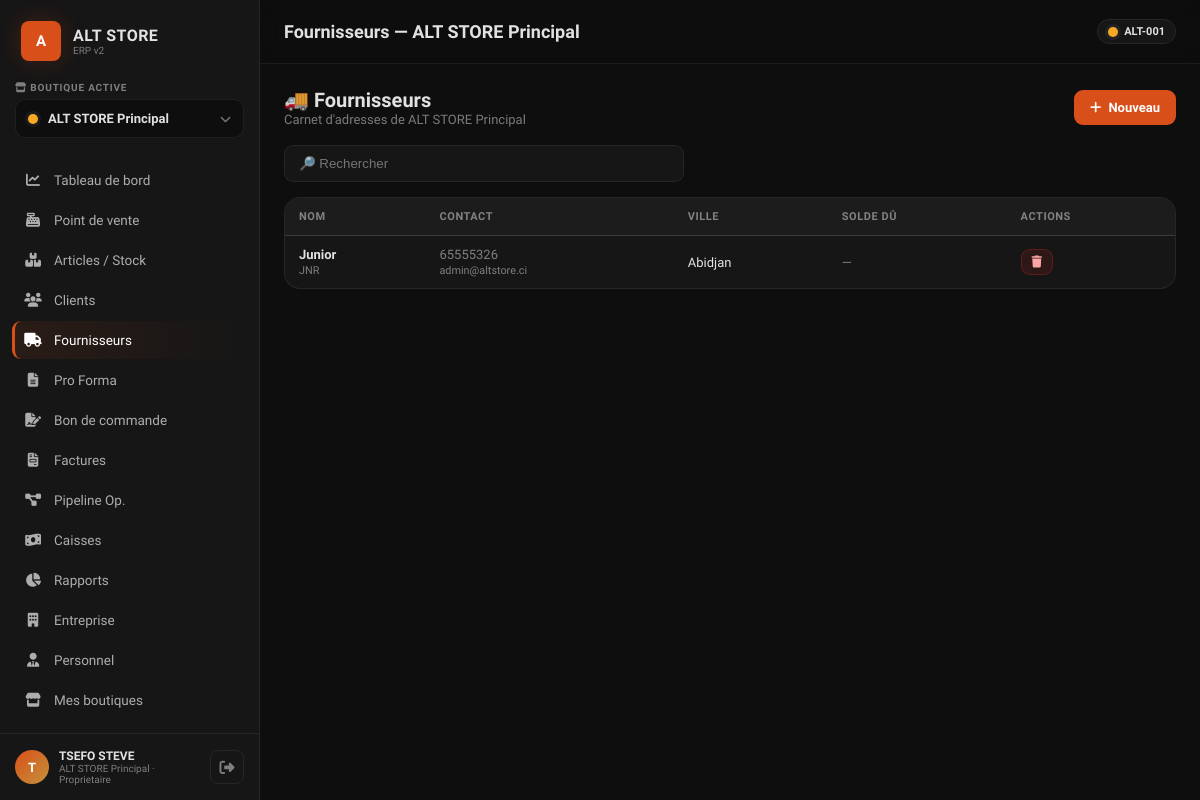
The page /fournisseurs.php (signed in) on the database its author committed.
### tables this page shows
CREATE TABLE IF NOT EXISTS `boutiques` (
  `id` int(11) NOT NULL AUTO_INCREMENT,
  `proprietaire_id` int(11) NOT NULL COMMENT 'utilisateur propriétaire',
  `nom` varchar(150) NOT NULL,
  `slug` varchar(160) NOT NULL,
  `code` varchar(30) NOT NULL COMMENT 'code court ex. ALT-001',
  `description` text,
  `logo` varchar(255) DEFAULT NULL,
  `couleur` varchar(20) NOT NULL DEFAULT '#F9A825',
  `adresse` text,
  `ville` varchar(100) DEFAULT NULL,
  `pays` varchar(100) NOT NULL DEFAULT 'Côte d''Ivoire',
  `telephone` varchar(30) DEFAULT NULL,
  `email` varchar(150) DEFAULT NULL,
  `devise` varchar(10) NOT NULL DEFAULT 'XOF',
  `tva_defaut` decimal(5,2) NOT NULL DEFAULT '18.00',
  `rccm` varchar(100) DEFAULT NULL,
  `statut` enum('active','inactive') NOT NULL DEFAULT 'active',
  `created_at` datetime DEFAULT CURRENT_TIMESTAMP,
  PRIMARY KEY (`id`),
  UNIQUE KEY `uq_code` (`code`),
  UNIQUE KEY `uq_proprio_slug` (`proprietaire_id`,`slug`),
  KEY `idx_proprietaire` (`proprietaire_id`)
);

CREATE TABLE IF NOT EXISTS `fournisseurs` (
  `id` int(11) NOT NULL AUTO_INCREMENT,
  `boutique_id` int(11) NOT NULL,
  `nom` varchar(200) NOT NULL,
  `entreprise` varchar(200) DEFAULT NULL,
  `email` varchar(200) DEFAULT NULL,
  `telephone` varchar(50) DEFAULT NULL,
  `adresse` text,
  `ville` varchar(100) DEFAULT NULL,
  `pays` varchar(100) NOT NULL DEFAULT 'Côte d''Ivoire',
  `statut` enum('actif','inactif') NOT NULL DEFAULT 'actif',
  `solde_du` decimal(15,2) NOT NULL DEFAULT '0.00',
  `created_at` datetime DEFAULT CURRENT_TIMESTAMP,
  PRIMARY KEY (`id`),
  KEY `idx_boutique` (`boutique_id`)
);

### config/helpers.php (called while the page is built, shortened)
<?php
function clean(?string $v): string { return trim((string)($v ?? '')); }
function e(?string $v): string { return htmlspecialchars((string)($v ?? ''), ENT_QUOTES, 'UTF-8'); }
function fetch_all(string $sql, array $params = []): array {
    try {
        $st = db()->prepare($sql);
        $st->execute($params);
        return $st->fetchAll();
    } catch (Throwable $e) {
        error_log('[SQL] ' . $e->getMessage() . ' | ' . $sql);
        return [];
    }
}
function layout_header(string $title = '', string $active = ''): void {
    require ROOT_PATH . '/views/layouts/header.php';
}
function layout_footer(): void {
    require ROOT_PATH . '/views/layouts/footer.php';
}

### config/db.php (called while the page is built, shortened)
<?php
function db(): PDO
{
    static $pdo = null;
    if ($pdo instanceof PDO) return $pdo;
    $dsn = sprintf(
        'mysql:host=%s;port=%s;dbname=%s;charset=utf8mb4',
        DB_HOST, DB_PORT, DB_NAME
    );
    try {
        $pdo = new PDO($dsn, DB_USER, DB_PASS, [
            PDO::ATTR_ERRMODE            => PDO::ERRMODE_EXCEPTION,
            PDO::ATTR_DEFAULT_FETCH_MODE => PDO::FETCH_ASSOC,
            PDO::ATTR_EMULATE_PREPARES   => false,
            PDO::MYSQL_ATTR_INIT_COMMAND => "SET NAMES utf8mb4 COLLATE utf8mb4_unicode_ci",
        ]);
    } catch (PDOException $e) {
        if (IS_PROD) {
            error_log('[DB] Connexion échouée : ' . $e->getMessage());
            http_response_code(500);
            die('Service temporairement indisponible.');
        }
        die('Connexion base de données impossible : ' . htmlspecialchars($e->getMessage()));
    }
    return $pdo;
}

### config/auth.php (called while the page is built, shortened)
<?php
require_once __DIR__ . '/db.php';
function current_role(): ?string
{
    if (($_SESSION['user_role'] ?? null) === 'proprietaire') return 'proprietaire';
    return $_SESSION['role_boutique'] ?? null;
}
function active_boutique_id(): int { return (int)($_SESSION['boutique_active'] ?? 0); }
function active_boutique(): ?array
{
    static $cache = null;
    if ($cache !== null) return $cache;
    $stmt = db()->prepare("SELECT * FROM boutiques WHERE id = ?");
    $stmt->execute([active_boutique_id()]);
    return $cache = $stmt->fetch() ?: null;
}

### config/permissions.php (called while the page is built, shortened)
<?php
function can(string $permission): bool
{
    $role = current_role();
    if ($role === 'proprietaire') return true;
    return in_array($permission, role_permissions($role), true);
}

### fournisseurs.php (the view, shortened to what this page needs)
<?php
$bid = active_boutique_id();
$bout = active_boutique();
$search = clean($_GET['q'] ?? '');
$sql = "SELECT f.* FROM fournisseurs f WHERE f.boutique_id=?"; $params=[$bid];
$sql .= " ORDER BY f.nom";
$liste = fetch_all($sql, $params);
?>
<?php layout_header('Fournisseurs — ' . ($bout['nom'] ?? ''), 'fournisseurs'); ?>
<div style="display:flex;justify-content:space-between;align-items:center;margin-bottom:1.2rem;flex-wrap:wrap;gap:1rem">
  <div><h2 style="font-size:20px">🚚 Fournisseurs</h2><p style="color:var(--muted);font-size:13px">Carnet d'adresses de <?= e($bout['nom'] ?? '') ?></p></div>
  <?php if (can('fournisseurs.create')): ?><button class="btn btn-primary" onclick="document.getElementById('m').style.display='flex'"><i class="fas fa-plus"></i> Nouveau</button><?php endif; ?>
</div>
<form method="get" style="margin-bottom:1rem"><input name="q" value="<?= e($search) ?>" placeholder="🔎 Rechercher" style="width:100%;max-width:400px;padding:10px 14px;background:var(--surf);border:1px solid var(--bd);border-radius:9px;color:var(--text)"></form>
<div class="table-wrap"><table>
  <thead><tr><th>Nom</th><th>Contact</th><th>Ville</th><th>Solde dû</th><th>Actions</th></tr></thead>
  <tbody>
  <?php if (empty($liste)): ?><tr><td colspan="5" style="text-align:center;padding:2rem;color:var(--muted)">Aucun fournisseur.</td></tr>
  <?php else: foreach ($liste as $f): ?>
    <tr><td><b><?= e($f['nom']) ?></b><?= $f['entreprise']?'<br><small style="color:var(--muted)">'.e($f['entreprise']).'</small>':'' ?></td>
      <td style="color:var(--muted)"><?= e($f['telephone'] ?: '—') ?><br><small><?= e($f['email'] ?: '') ?></small></td>
      <td><?= e($f['ville'] ?: '—') ?></td>
      <td><?= (float)$f['solde_du']>0?'<span style="color:var(--red)">'.money($f['solde_du']).'</span>':'<span style="color:var(--muted)">—</span>' ?></td>
      <td><?php if (can('fournisseurs.delete')): ?><form method="post" style="display:inline" onsubmit="return confirmDelete('Supprimer ?')"><button class="btn btn-danger btn-sm"><i class="fas fa-trash"></i></button></form><?php endif; ?></td>
    </tr>
  <?php endforeach; endif; ?>
  </tbody>
</table></div>

### views/layouts/header.php (shortened to what this page needs)
<?php
$active    = $GLOBALS['_page_active'] ?? '';
$title     = $GLOBALS['_page_title'] ?? 'Tableau de bord';
$bout      = active_boutique();
$role      = current_role();
$userName  = $_SESSION['user_name'] ?? 'Utilisateur';
$menu = [
    ['dashboard',    'Tableau de bord',  'fa-chart-line',     'dashboard.view'],
    ['ventes',       'Point de vente',   'fa-cash-register',  'ventes.view'],
    ['articles',     'Articles / Stock', 'fa-boxes-stacked',  'articles.view'],
    ['clients',      'Clients',          'fa-users',          'clients.view'],
    ['fournisseurs', 'Fournisseurs',    'fa-truck',          'fournisseurs.view'],
    ['proforma',     'Pro Forma',        'fa-file-lines',     'proforma.view'],
    ['bon_commande', 'Bon de commande',  'fa-file-signature', 'bon_commande.view'],
    ['factures',     'Factures',         'fa-file-invoice',   'factures.view'],
    ['pipeline',     'Pipeline Op.',     'fa-diagram-project','pipeline.view'],
    ['caisses',      'Caisses',          'fa-money-bill-wave','caisse.view'],
    ['rapports',     'Rapports',         'fa-chart-pie',      'rapports.view'],
    ['entreprise',   'Entreprise',       'fa-building',       'entreprise.view'],
    ['personnel',    'Personnel',        'fa-user-tie',       'personnel.view'],
    ['boutiques',    'Mes boutiques',    'fa-store',          'boutiques.view'],
];
?>
<!DOCTYPE html>
<html lang="fr">
<head>
<link rel="stylesheet" href="https://cdnjs.cloudflare.com/ajax/libs/font-awesome/6.4.0/css/all.min.css">
<link rel="stylesheet" href="<?= APP_URL ?>/assets/app.css">
</head>
<body>
<div class="app">
  <aside class="sidebar" id="sidebar">
    <div class="sidebar-brand">
      <div class="mark">A</div>
      <div class="brand-txt"><b>ALT STORE</b><small>ERP v2</small></div>
    </div>
    <div class="boutique-select">
      <label><i class="fas fa-store"></i> Boutique active</label>
      <div class="bs-current" id="bsCurrent" onclick="toggleBoutiqueDropdown()">
        <span class="bs-dot" style="background:<?= e($bout['couleur'] ?? '#F9A825') ?>"></span>
        <span class="bs-name"><?= e($bout['nom'] ?? '— Aucune —') ?></span>
        <i class="fas fa-chevron-down bs-caret"></i>
      </div>
    </div>
    <nav class="nav">
      <?php foreach ($menu as [$key, $label, $icon, $perm]):
          if (!can($perm)) continue; ?>
        <a href="<?= APP_URL ?>/<?= $key ?>.php" class="nav-item <?= $active===$key?'is-active':'' ?>">
          <i class="fas <?= $icon ?>"></i><span><?= $label ?></span>
        </a>
      <?php endforeach; ?>
    </nav>
    <div class="sidebar-foot">
      <div class="user-chip">
        <div class="avatar"><?= strtoupper(substr($userName,0,1)) ?></div>
        <div class="user-meta">
          <b><?= e($userName) ?></b>
          <small><?= e($bout['nom'] ?? '') ?> · <?= e($role ?? '') ?></small>
        </div>
      </div>
      <a href="<?= APP_URL ?>/logout.php" class="logout-btn" title="Déconnexion"><i class="fas fa-right-from-bracket"></i></a>
    </div>
  </aside>
  <main class="main">
    <header class="topbar">
      <h1><?= e($title) ?></h1>
      <div class="topbar-right">
        <?php if ($bout): ?>
          <span class="badge-bout"><span class="bs-dot" style="background:<?= e($bout['couleur']) ?>"></span><?= e($bout['code']) ?></span>
        <?php endif; ?>
      </div>
    </header>
    <div class="content" id="flash-zone">

### rows shown on the page
boutiques: nom "ALT STORE Principal", code "ALT-001"
fournisseurs: nom "Junior", entreprise "JNR", telephone "65555326", email "admin@altstore.ci", ville "Abidjan"

### other values the page prints
$label "Tableau de bord"
$label "Point de vente"
$label "Articles / Stock"
$label "Clients"
$label "Fournisseurs"
$label "Pro Forma"
$label "Bon de commande"
$label "Factures"
$label "Pipeline Op."
$label "Caisses"
$label "Rapports"
$label "Entreprise"
$label "Personnel"
$label "Mes boutiques"
substr($userName,0,1) "T"
